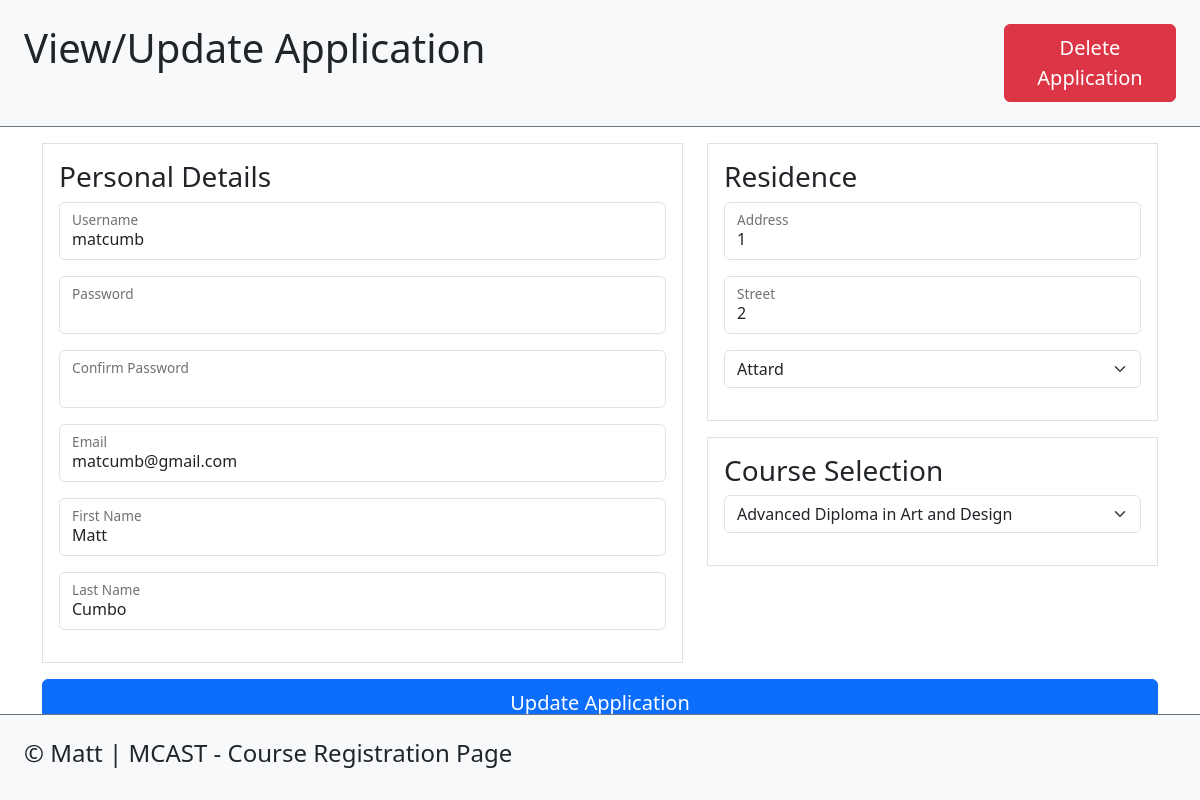
The page /application.php?application=1 on the database its author committed.
### tables this page shows
CREATE TABLE `application` (
  `id` int(11) NOT NULL,
  `username` varchar(10) NOT NULL,
  `password` varchar(100) NOT NULL,
  `email` varchar(100) NOT NULL,
  `firstName` varchar(100) NOT NULL,
  `lastName` varchar(100) NOT NULL,
  `address` varchar(100) NOT NULL,
  `street` varchar(100) NOT NULL,
  `town` int(11) NOT NULL,
  `course` int(11) NOT NULL,
  `applicationDate` date NOT NULL
);

CREATE TABLE `town` (
  `id` int(11) NOT NULL,
  `name` varchar(50) NOT NULL,
  `region` int(11) NOT NULL
);

CREATE TABLE `course` (
  `id` int(11) NOT NULL,
  `title` varchar(100) NOT NULL,
  `code` varchar(20) NOT NULL,
  `ects` int(10) UNSIGNED NOT NULL,
  `mode` int(11) NOT NULL,
  `duration` varchar(25) NOT NULL,
  `decription` text NOT NULL,
  `entryRequirements` text NOT NULL,
  `level` int(11) NOT NULL
);

### includes/db-functions.php (called while the page is built, shortened)
<?php
function loadTowns($conn){
    $sql = "SELECT * FROM Town;";
    $stmt = mysqli_stmt_init($conn);
    if(!mysqli_stmt_prepare($stmt, $sql)){
        echo "Could not load Towns";
        exit();
    }
    mysqli_stmt_execute($stmt);
    $result = mysqli_stmt_get_result($stmt);
    return $result;
}
function loadCourses($conn){
    $sql = "SELECT * FROM Course;";
    $stmt = mysqli_stmt_init($conn);
    if(!mysqli_stmt_prepare($stmt, $sql)){
        echo "Could not load Course Levels";
        exit();
    }
    mysqli_stmt_execute($stmt);
    $result = mysqli_stmt_get_result($stmt);
    return $result;
}
function loadApplication($conn, $id){
    $sql = "SELECT * FROM Application WHERE id = {$id};";
    $stmt = mysqli_stmt_init($conn);
    if(!mysqli_stmt_prepare($stmt, $sql)){
        echo "Could not load Application";
        exit();
    }
    mysqli_stmt_execute($stmt);
    $result = mysqli_stmt_get_result($stmt);
    if ($row = mysqli_fetch_assoc($result)){
        return $row;
    }
    else
    {
        return false;
    }
}

### application.php (the view, shortened to what this page needs)
<?php
    require_once "includes/dbh.php";
    require_once "includes/db-functions.php";
    include "includes/header.php";
    if(isset($_GET["application"])){
        $applicationId = $_GET["application"];
        $application = loadApplication($conn, $applicationId);
        $courses = loadCourses($conn);
        $towns = loadTowns($conn);
    }
?>
<header class="container-fluid bg-light border-bottom border-secondary p-4">
    <div class="row">
        <div class="col-10">
            <h1>View/Update Application</h1>
        </div>
        <div class="col-2">
            <form action="includes/deleteApplication-inc.php">
                <button type="submit" class="btn btn-danger w-100 p-2 fs-5">Delete Application</button>
            </form>
        </div>
    </div>
</header>
<div class="container mt-3">
    <form action="includes/updateApplication-inc.php" method="POST">
        <div class="row">
            <div class="col-lg-7 col-md-12">
                <div class="border p-3 mb-3">
                    <h3>Personal Details</h3>
                    <div class="form-floating mb-3">
                        <input type="input" class="form-control"
                            id="username" name="username" required
                            value="<?php echo $application["username"]; ?>">
                        <label for="username">Username</label>
                    </div>
                    <div class="form-floating mb-3">
                        <input type="password" class="form-control" id="password" name="password" required>
                        <label for="password">Password</label>
                    </div>
                    <div class="form-floating mb-3">
                        <input type="password" class="form-control" id="confPassword" name="confPassword" required>
                        <label for="confPassword">Confirm Password</label>
                    </div>
                    <div class="form-floating mb-3">
                        <input type="email" class="form-control"
                        id="email" name="email" required
                        value="<?php echo $application["email"]; ?>">
                        <label for="email">Email</label>
                    </div>
                    <div class="form-floating mb-3">
                        <input type="input" class="form-control"
                        id="firstName" name="firstName" required
                        value="<?php echo $application["firstName"]; ?>">
                        <label for="firstName">First Name</label>
                    </div>
                    <div class="form-floating mb-3">
                        <input type="input" class="form-control"
                        id="lastName" name="lastName" required
                        value="<?php echo $application["lastName"]; ?>">
                        <label for="lastName">Last Name</label>
                    </div>
                </div>
            </div>
            <div class="col-lg-5 col-md-12">
                <div class="border p-3 mb-3">
                    <h3>Residence</h3>
                    <div class="form-floating mb-3">
                        <input type="input" class="form-control"
                        id="address" name="address" required
                        value="<?php echo $application["address"]; ?>">
                        <label for="address">Address</label>
                    </div>
                    <div class="form-floating mb-3">
                        <input type="input" class="form-control"
                        id="street" name="street" required
                        value="<?php echo $application["street"]; ?>">
                        <label for="street">Street</label>
                    </div>
                    <div class="mb-3">
                        <select class="form-select" id="town" name="town" required>
                            <?php
                                foreach($towns as $row):
                                    ?>
                                        <option
                                            value="<?php echo $row["id"]; ?>"
                                            <?php if($row["id"]==$application["town"]){echo "selected";}?>>
                                            <?php echo $row["name"]; ?>
                                        </option>
                                    <?php
                                endforeach;
                            ?>
                        </select>
                    </div>
                </div>
                <div class="border p-3 mb-3">
                    <h3>Course Selection</h3>
                    <div class="mb-3">
                        <select class="form-select" id="course" name="course" required>
                            <?php
                                foreach($courses as $row):
                                    ?>
                                        <option value="<?php echo $row["id"]; ?>"
                                        <?php if($row["id"]==$application["course"]){echo "selected";}?>>
                                        <?php echo $row["title"]; ?>
                                    </option>
                                    <?php
                                endforeach;
                            ?>
                        </select>
                    </div>
                </div>
            </div>
        </div>
        <div class="row">
            <div class="col-12 mb-3">
                <button type="submit" class="btn btn-primary w-100 p-2 fs-5">Update Application</button>
            </div>
            <div class="col-12">
                <button type="reset" class="btn btn-secondary w-100 p-2 fs-5">Reset Form</button>
            </div>
        </div>
    </form>
</div>
<?php include "includes/footer.php" ?>

### includes/header.php (shortened to what this page needs)
<!DOCTYPE html>
<html lang="en">
<head>
    <link href="https://cdn.jsdelivr.net/npm/bootstrap@5.3.2/dist/css/bootstrap.min.css" rel="stylesheet">
</head>
<body>

### includes/footer.php (shortened to what this page needs)
<footer class="container-fluid bg-light border-top border-secondary p-4 fixed-bottom">
    <div class="row">
        <div class="col-12">
            <h4>&copy; Matt | MCAST - Course Registration Page</h4>
        </div>
    </div>
</footer>
</body>
</html>

### rows shown on the page
application: username "matcumb", email "matcumb@gmail.com", firstName "Matt", lastName "Cumbo", address "1", street "2", town "Attard", course "Advanced Diploma in Art and Design"
